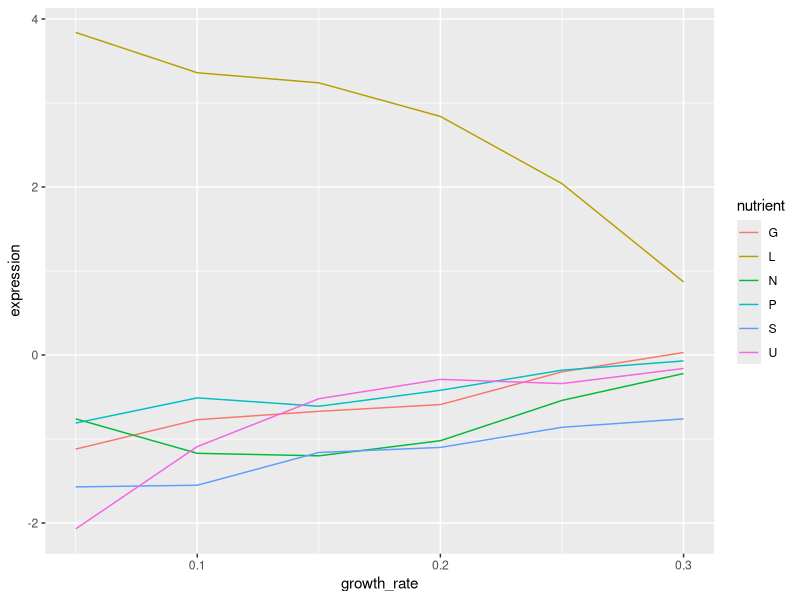
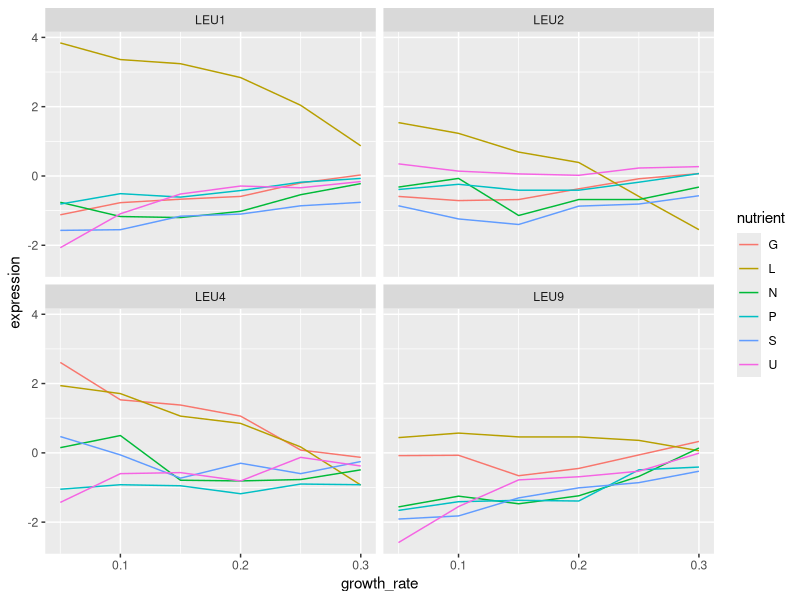
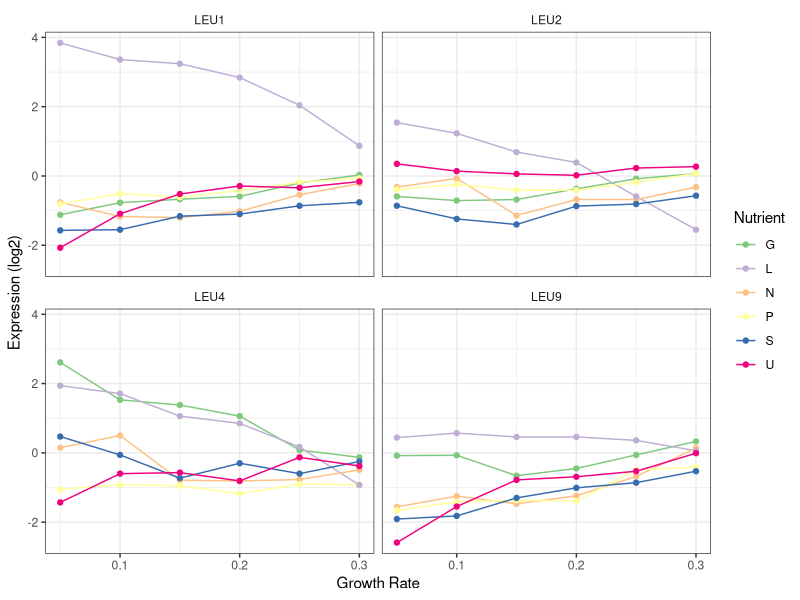
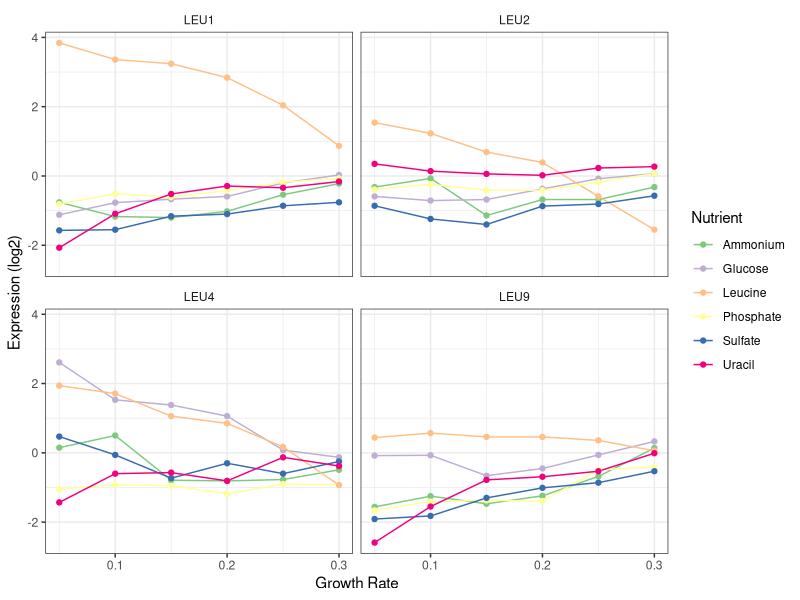

Reproduce these figures in R, in order.
## ---- chunk 1
knitr::opts_chunk$set(echo = TRUE)
## ---- chunk 2
library(tidyverse)
## ---- chunk 3
raw <- read_csv("data/Brauer2008_DataSet1.csv")
glimpse(raw)
dim(raw)
## ---- chunk 4
head(raw)
raw %>% 
  separate(NAME, c("gene_name", "BP", "MP", "gene_id", "number"), sep = "\\|\\|") 
## ---- chunk 5
raw %>% 
  separate(NAME, c("gene_name", "BP", "MP", "gene_id", "number"), sep = "\\|\\|") %>% 
  select(-GWEIGHT, -GID, -YORF)
## ---- chunk 6
raw %>% 
  separate(NAME, c("gene_name", "BP", "MP", "gene_id", "number"), sep = "\\|\\|") %>% 
  select(-GWEIGHT, -GID, -YORF) %>% 
  gather(variable, expression, G0.05:U0.3 )
## ---- chunk 7
clean = raw %>% 
  separate(NAME, c("gene_name", "BP", "MP", "gene_id", "number"), sep = "\\|\\|") %>% 
  select(-GWEIGHT, -GID, -YORF) %>% 
  gather(variable, expression, G0.05:U0.3 ) %>% 
  separate(variable, c("nutrient", "growth_rate"), sep = 1)
## ---- chunk 8
head(clean$BP)
## ---- chunk 9
clean = raw %>% 
  separate(NAME, c("gene_name", "BP", "MP", "gene_id", "number"), sep = "\\|\\|") %>% 
  select(-GWEIGHT, -GID, -YORF) %>% 
  gather(variable, expression, G0.05:U0.3 ) %>% 
  separate(variable, c("nutrient", "growth_rate"), sep = 1, convert = TRUE) %>% 
  mutate_at(vars(gene_name:gene_id), str_trim)
head(clean)
## ---- chunk 10
clean %>%
  filter(gene_name == "LEU1")
## ---- chunk 11
clean %>%
  filter(gene_name == "LEU1") %>%
  ggplot(aes(x = growth_rate, y = expression)) +
    geom_line(aes(colour = nutrient))
## ---- chunk 12
clean %>%
  filter(BP == "leucine biosynthesis")
## ---- chunk 13
clean %>%
  filter(BP == "leucine biosynthesis") %>%
  ggplot(aes(x = growth_rate, y = expression)) +
    geom_line(aes(colour = nutrient)) +
    facet_wrap(~gene_name)
## ---- chunk 14
clean %>%
  filter(BP == "leucine biosynthesis") %>%
  ggplot(aes(x = growth_rate, y = expression, colour = nutrient)) +
    geom_line() +
    geom_point() +
    facet_wrap(~gene_name) +
    scale_color_brewer("Nutrient", palette = "Accent") +
    theme_bw() +
    labs(x = "Growth Rate", y = "Expression (log2)") +
    theme(strip.background = element_blank())
## ---- chunk 15
nutrient_key = c(
  G = "Glucose",
  N = "Ammonium",
  P = "Phosphate",
  S = "Sulfate",
  U = "Uracil",
  L = "Leucine"
)
nutrient_key["P"]

clean %>%
  mutate(nutrient_names = nutrient_key[nutrient]) %>%
    filter(BP == "leucine biosynthesis") %>%
    ggplot(aes(x = growth_rate, y = expression, colour = nutrient_names)) +
    geom_line() +
    geom_point() +
    facet_wrap(~gene_name) +
    scale_color_brewer("Nutrient", palette = "Accent") +
    theme_bw() +
    labs(x = "Growth Rate", y = "Expression (log2)") +
    theme(strip.background = element_blank())

